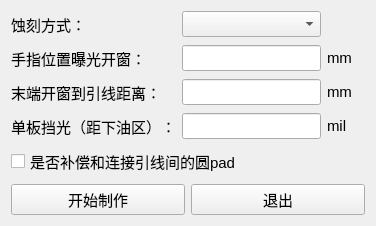
<?xml version="1.0" encoding="UTF-8"?>
<ui version="4.0">
 <class>Form</class>
 <widget class="QWidget" name="Form">
  <property name="geometry">
   <rect>
    <x>0</x>
    <y>0</y>
    <width>376</width>
    <height>218</height>
   </rect>
  </property>
  <property name="font">
   <font>
    <family>Segoe UI</family>
    <pointsize>11</pointsize>
   </font>
  </property>
  <property name="windowTitle">
   <string>添加镀金干膜</string>
  </property>
  <layout class="QVBoxLayout" name="verticalLayout" stretch="1">
   <item>
    <layout class="QGridLayout" name="gridLayout" rowstretch="1,1,1,1,1,1,0" columnstretch="1,1,0,0">
     <property name="verticalSpacing">
      <number>8</number>
     </property>
     <item row="2" column="0" colspan="2">
      <widget class="QLabel" name="label_3">
       <property name="text">
        <string>末端开窗到引线距离：</string>
       </property>
      </widget>
     </item>
     <item row="2" column="2">
      <widget class="QLineEdit" name="lineEdit_2"/>
     </item>
     <item row="6" column="0" colspan="4">
      <layout class="QHBoxLayout" name="horizontalLayout">
       <property name="spacing">
        <number>6</number>
       </property>
       <item>
        <widget class="QPushButton" name="pushButton">
         <property name="cursor">
          <cursorShape>PointingHandCursor</cursorShape>
         </property>
         <property name="text">
          <string>开始制作</string>
         </property>
        </widget>
       </item>
       <item>
        <widget class="QPushButton" name="pushButton_2">
         <property name="cursor">
          <cursorShape>PointingHandCursor</cursorShape>
         </property>
         <property name="text">
          <string>退出</string>
         </property>
        </widget>
       </item>
      </layout>
     </item>
     <item row="0" column="3">
      <spacer name="horizontalSpacer">
       <property name="orientation">
        <enum>Qt::Horizontal</enum>
       </property>
       <property name="sizeHint" stdset="0">
        <size>
         <width>40</width>
         <height>20</height>
        </size>
       </property>
      </spacer>
     </item>
     <item row="2" column="3">
      <widget class="QLabel" name="label_7">
       <property name="text">
        <string>mm</string>
       </property>
      </widget>
     </item>
     <item row="1" column="2">
      <widget class="QLineEdit" name="lineEdit"/>
     </item>
     <item row="1" column="0" colspan="2">
      <widget class="QLabel" name="label_2">
       <property name="text">
        <string>手指位置曝光开窗：</string>
       </property>
      </widget>
     </item>
     <item row="0" column="2">
      <widget class="QComboBox" name="comboBox"/>
     </item>
     <item row="3" column="2">
      <widget class="QLineEdit" name="lineEdit_3"/>
     </item>
     <item row="1" column="3">
      <widget class="QLabel" name="label_6">
       <property name="text">
        <string>mm</string>
       </property>
      </widget>
     </item>
     <item row="0" column="0" colspan="2">
      <widget class="QLabel" name="label">
       <property name="text">
        <string>蚀刻方式：</string>
       </property>
      </widget>
     </item>
     <item row="3" column="0" colspan="2">
      <widget class="QLabel" name="label_4">
       <property name="text">
        <string>单板挡光（距下油区）：</string>
       </property>
      </widget>
     </item>
     <item row="3" column="3">
      <widget class="QLabel" name="label_8">
       <property name="text">
        <string>mil</string>
       </property>
      </widget>
     </item>
     <item row="4" column="0" colspan="4">
      <widget class="QCheckBox" name="checkBox">
       <property name="cursor">
        <cursorShape>PointingHandCursor</cursorShape>
       </property>
       <property name="text">
        <string>是否补偿和连接引线间的圆pad</string>
       </property>
      </widget>
     </item>
    </layout>
   </item>
  </layout>
 </widget>
 <resources/>
 <connections/>
</ui>
